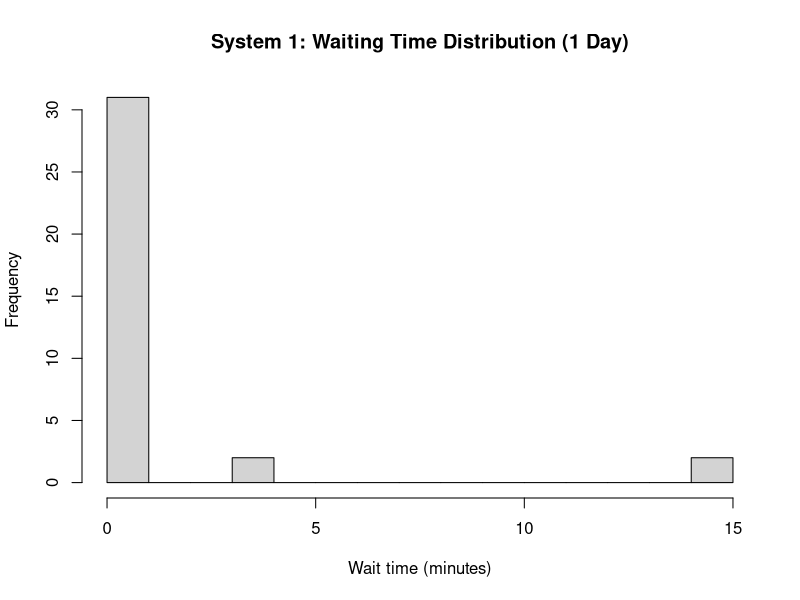
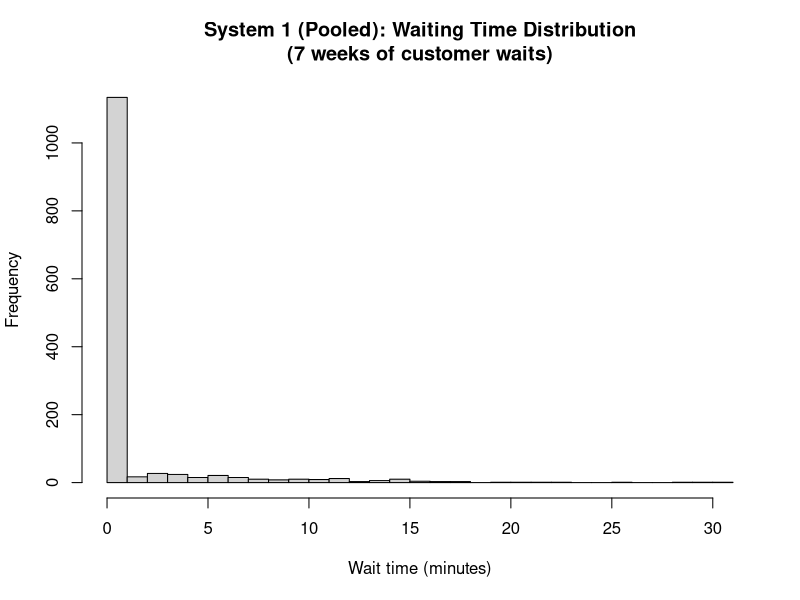
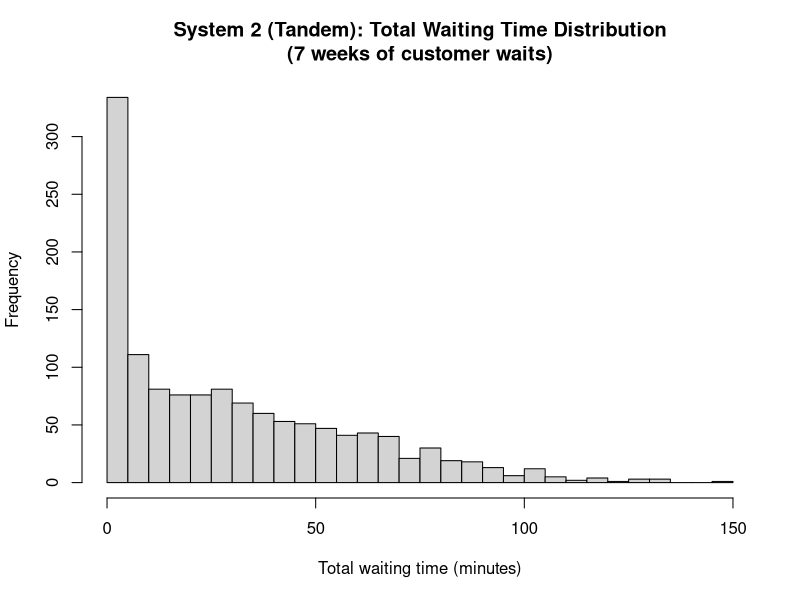
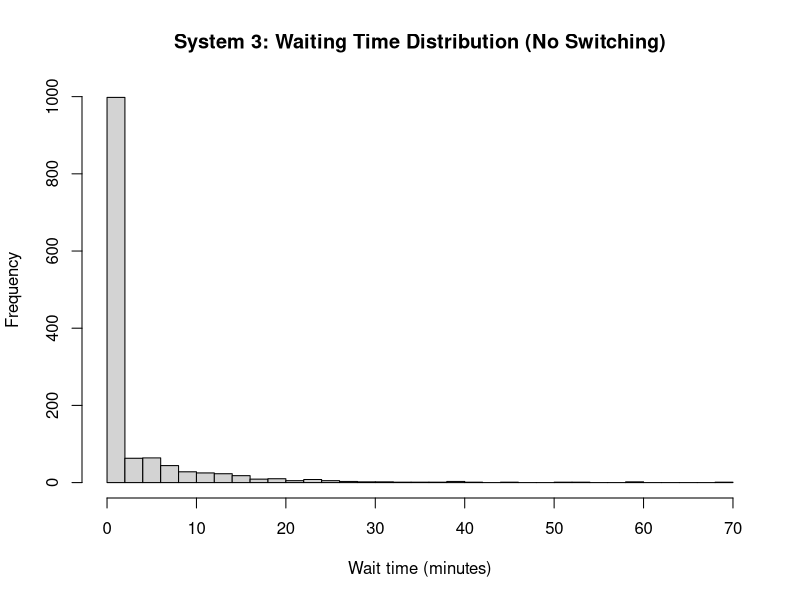
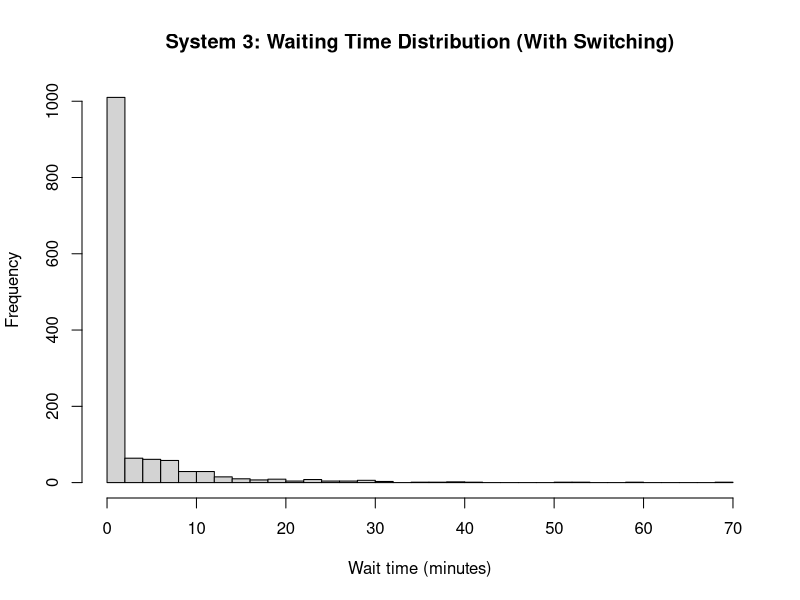

Write the R code that produced these figures, in order.
## ---- chunk 1
# 1) GLOBAL TIME CONSTANTS

# minutes in workday (8am-5pm)
T_END   <- 540 
# 12:00
T_LUNCH_START <- 240 
# 1:00
T_LUNCH_END   <- 300    

rate_per_min <- function(t){
  # piecewise arrival rate (per minute)
  if (t < T_LUNCH_START) return(4/60)
  if (t < T_LUNCH_END)   return(6/60)
  return(4/60)
}


# 2) ARRIVAL GENERATION (EVENT-DRIVEN)

# For piecewise-constant rates: generate next arrival time from current t
next_arrival_time <- function(t_now){
  t <- t_now

  while(TRUE){
    lam <- rate_per_min(t)
    if (lam <= 0) return(Inf)

    # boundary of current segment
    t_bound <- if (t < T_LUNCH_START) T_LUNCH_START else if (t < T_LUNCH_END) T_LUNCH_END else T_END

    # sample exponential interarrival with current lam
    dt <- rexp(1, rate = lam)
    t_candidate <- t + dt

    if (t_candidate < t_bound) {
      return(t_candidate)
    } else {
      # if we hit the boundary before the arrival, move to boundary and try again
      t <- t_bound
      if (t >= T_END) return(Inf)
    }
  }
}

generate_arrivals_one_day <- function(){
  t <- 0
  arr <- c()
  while(TRUE){
    t <- next_arrival_time(t)
    if (!is.finite(t) || t >= T_END) break
    arr <- c(arr, t)
  }
  arr
}


# 3) SERVICE TIME DISTRIBUTION CHOICE

# Lognormal option: mean ~ 10, sd ~ 8 minutes
# Converting (mean, sd) to lognormal parameters:
lognormal_params <- function(mean, sd){
  var <- sd^2
  sigma2 <- log(1 + var/mean^2)
  sigma  <- sqrt(sigma2)
  mu     <- log(mean) - 0.5*sigma2
  list(mu = mu, sigma = sigma)
}

svc_params <- lognormal_params(mean = 10, sd = 8)

sample_service_time <- function(n = 1){
  # returns positive service times in minutes
  rlnorm(n, meanlog = svc_params$mu, sdlog = svc_params$sigma)
}

# 4) EVENT LIST (PRIORITY QUEUE)

# Implement as a data.frame and always pop the smallest time.
add_event <- function(event_list, time, type, server = NA_integer_, cust_id = NA_integer_){
  new <- data.frame(time = time, type = type, server = server, cust_id = cust_id)
  rbind(event_list, new)
}

pop_next_event <- function(event_list){
  idx <- which.min(event_list$time)
  ev  <- event_list[idx, , drop = FALSE]
  event_list <- event_list[-idx, , drop = FALSE]
  list(event = ev, event_list = event_list)
}

## ---- chunk 2
simulate_day_system1 <- function(n_servers = 2, seed = NULL){
  if (!is.null(seed)) set.seed(seed)

  # Customer storage 
  # create customers on the fly as arrivals happen
  customers <- data.frame(
    cust_id = integer(),
    arrival_time = numeric(),
    service_start = numeric(),
    service_end = numeric(),
    wait_time = numeric()
  )

  # System state 
  # pooled FIFO queue of customer IDs
  queue <- integer()
  # if Inf => idle
  busy_until <- rep(Inf, n_servers)   
  server_job <- rep(NA_integer_, n_servers)

  # find an idle server index (or NA if none)
  idle_server <- function(){
    idx <- which(!is.finite(busy_until))[1]
    if (length(idx) == 0) return(NA_integer_)
    idx
  }

  idle_server <- function(){
    idx <- which(busy_until == Inf)[1]
    if (length(idx) == 0) return(NA_integer_)
    idx
  }

  # start service for next customer in queue if server is idle
  start_service_if_possible <- function(t_now, event_list){
    s <- idle_server()
    while (!is.na(s) && length(queue) > 0) {
      cid <- queue[1]
      queue <<- queue[-1]

      st <- t_now
      svc <- sample_service_time(1)
      et <- t_now + svc

      # update customer record
      customers$service_start[customers$cust_id == cid] <<- st
      customers$service_end[customers$cust_id == cid]   <<- et
      customers$wait_time[customers$cust_id == cid]     <<- st - customers$arrival_time[customers$cust_id == cid]

      # update server state
      busy_until[s] <<- et
      server_job[s] <<- cid

      # schedule departure event for this server
      event_list <- add_event(event_list, time = et, type = "depart", server = s, cust_id = cid)

      # check for another idle server
      s <- idle_server()
    }
    event_list
  }

  # Event list initialization
  event_list <- data.frame(time = numeric(), type = character(), server = integer(), cust_id = integer())

  # schedule first arrival
  t_first <- next_arrival_time(0)
  if (is.finite(t_first) && t_first < T_END) {
    event_list <- add_event(event_list, time = t_first, type = "arrival")
  }

  # customer id counter
  next_id <- 1

  # Main event loop 
  while (nrow(event_list) > 0) {
    popped <- pop_next_event(event_list)
    ev <- popped$event
    event_list <- popped$event_list

    t_now <- ev$time
    if (!is.finite(t_now)) break

    # If it is after closing, we stop new arrivals but let service finish. But, since we only schedule arrivals < T_END, that can be ignored here.

    if (ev$type == "arrival") {
      # create new customer
      cid <- next_id
      next_id <- next_id + 1

      customers <- rbind(
        customers,
        data.frame(
          cust_id = cid,
          arrival_time = t_now,
          service_start = NA_real_,
          service_end = NA_real_,
          wait_time = NA_real_
        )
      )

      # join the pooled queue
      queue <- c(queue, cid)

      # schedule next arrival
      t_next <- next_arrival_time(t_now)
      if (is.finite(t_next) && t_next < T_END) {
        event_list <- add_event(event_list, time = t_next, type = "arrival")
      }

      # start service if any server idle
      event_list <- start_service_if_possible(t_now, event_list)

    } else if (ev$type == "depart") {
      s <- ev$server

      # free server
      busy_until[s] <- Inf
      server_job[s] <- NA_integer_

      # immediately start next customer if waiting
      event_list <- start_service_if_possible(t_now, event_list)
    }
  }

  # Return only customers who actually started service (removes weird edge cases)
  customers
}

# Quick summary helper
summarize_waits <- function(customers){
  waits <- customers$wait_time
  waits <- waits[is.finite(waits)]
  list(
    n_customers = length(waits),
    mean_wait = mean(waits),
    median_wait = median(waits),
    p90_wait = unname(quantile(waits, 0.90)),
    p95_wait = unname(quantile(waits, 0.95))
  )
}

## ---- chunk 3
set.seed(1)
cust1 <- simulate_day_system1(n_servers = 2)
summarize_waits(cust1)

# Basic plot: waiting time distribution 
hist(cust1$wait_time, breaks = 20,
     main = "System 1: Waiting Time Distribution (1 Day)",
     xlab = "Wait time (minutes)")

## ---- chunk 4
simulate_week_system1 <- function(n_servers = 2, seed = NULL){
  if (!is.null(seed)) set.seed(seed)

  # simulate 5 independent days (fresh randomness each day)
  days <- vector("list", 5)
  for (d in 1:5){
    days[[d]] <- simulate_day_system1(n_servers = n_servers)
    days[[d]]$day <- d
  }
  do.call(rbind, days)
}

# Run 7 independent weeks and return a list:
# - all customer-level data
# - week-level summaries
# - overall averages
run_system1_experiment <- function(n_weeks = 7, n_servers = 2, seed = 123){
  set.seed(seed)

  all_weeks <- vector("list", n_weeks)
  week_summaries <- data.frame(
    week = integer(),
    mean_wait = numeric(),
    median_wait = numeric(),
    p90_wait = numeric(),
    avg_customers_per_day = numeric(),
    total_wait_minutes_per_day = numeric()
  )

  for (w in 1:n_weeks){
    cust <- simulate_week_system1(n_servers = n_servers)
    cust$week <- w
    all_weeks[[w]] <- cust

    # daily totals for that week
    daily <- aggregate(wait_time ~ day, data = cust, FUN = function(x) sum(x, na.rm = TRUE))
    mean_total_wait_per_day <- mean(daily$wait_time)

    waits <- cust$wait_time
    waits <- waits[is.finite(waits)]

    week_summaries <- rbind(
      week_summaries,
      data.frame(
        week = w,
        mean_wait = mean(waits),
        median_wait = median(waits),
        p90_wait = unname(quantile(waits, 0.90)),
        avg_customers_per_day = nrow(cust)/5,
        total_wait_minutes_per_day = mean_total_wait_per_day
      )
    )
  }

  all_customer_data <- do.call(rbind, all_weeks)

  # Overall averages across the 7 week summaries 
  overall <- data.frame(
    mean_wait = mean(week_summaries$mean_wait),
    median_wait = mean(week_summaries$median_wait),
    p90_wait = mean(week_summaries$p90_wait),
    avg_customers_per_day = mean(week_summaries$avg_customers_per_day),
    total_wait_minutes_per_day = mean(week_summaries$total_wait_minutes_per_day)
  )

  list(
    customers = all_customer_data,
    week_summaries = week_summaries,
    overall = overall
  )
}

## ---- chunk 5
compute_daily_cost <- function(total_wait_minutes_per_day, n_servers, hours_open = 9,
                               wait_cost_per_min = 0.50, server_cost_per_hr = 30){

  waiting_cost <- wait_cost_per_min * total_wait_minutes_per_day
  staffing_cost <- server_cost_per_hr * hours_open * n_servers
  total_cost <- waiting_cost + staffing_cost

  data.frame(
    waiting_cost = waiting_cost,
    staffing_cost = staffing_cost,
    total_cost = total_cost
  )
}
## ---- chunk 6
res1 <- run_system1_experiment(n_weeks = 7, n_servers = 2, seed = 1)

res1$overall

# Total expected daily cost (using the averaged daily total wait)
cost1 <- compute_daily_cost(
  total_wait_minutes_per_day = res1$overall$total_wait_minutes_per_day,
  n_servers = 2
)
cost1

# Plot: waiting time distribution
hist(res1$customers$wait_time, breaks = 30,
     main = "System 1 (Pooled): Waiting Time Distribution\n(7 weeks of customer waits)",
     xlab = "Wait time (minutes)")

## ---- chunk 7
simulate_day_system2 <- function(seed = NULL){
  if (!is.null(seed)) set.seed(seed)

  # Customer storage
  customers <- data.frame(
    cust_id = integer(),
    arrival_time = numeric(),
    s1_start = numeric(), s1_end = numeric(), wait1 = numeric(),
    s2_start = numeric(), s2_end = numeric(), wait2 = numeric(),
    total_wait = numeric(),
    total_time_in_system = numeric()
  )

  # Two FIFO queues 
  q1 <- integer()
  q2 <- integer()

  # Server states (single server at each stage)
  s1_busy_until <- Inf
  s1_job <- NA_integer_

  s2_busy_until <- Inf
  s2_job <- NA_integer_

  s1_idle <- function() s1_busy_until == Inf
  s2_idle <- function() s2_busy_until == Inf

  # Event list 
  event_list <- data.frame(time = numeric(), type = character(), server = integer(), cust_id = integer())

  # customer id counter
  next_id <- 1

  # helper: start service at server 1 if possible 
  start_s1_if_possible <- function(t_now, event_list){
    if (s1_idle() && length(q1) > 0) {
      cid <- q1[1]; q1 <<- q1[-1]

      st <- t_now
      svc <- sample_service_time(1)
      et <- t_now + svc

      customers$s1_start[customers$cust_id == cid] <<- st
      customers$s1_end[customers$cust_id == cid]   <<- et
      customers$wait1[customers$cust_id == cid]    <<- st - customers$arrival_time[customers$cust_id == cid]

      s1_busy_until <<- et
      s1_job <<- cid

      event_list <- add_event(event_list, time = et, type = "depart1", server = 1, cust_id = cid)
    }
    event_list
  }

  # helper: start service at server 2 if possible 
  start_s2_if_possible <- function(t_now, event_list){
    if (s2_idle() && length(q2) > 0) {
      cid <- q2[1]; q2 <<- q2[-1]

      st <- t_now
      svc <- sample_service_time(1)
      et <- t_now + svc

      customers$s2_start[customers$cust_id == cid] <<- st
      customers$s2_end[customers$cust_id == cid]   <<- et
      customers$wait2[customers$cust_id == cid]    <<- st - customers$s1_end[customers$cust_id == cid]

      # total wait and total time in system now known
      customers$total_wait[customers$cust_id == cid] <<-
        customers$wait1[customers$cust_id == cid] + customers$wait2[customers$cust_id == cid]

      customers$total_time_in_system[customers$cust_id == cid] <<- et - customers$arrival_time[customers$cust_id == cid]

      s2_busy_until <<- et
      s2_job <<- cid

      event_list <- add_event(event_list, time = et, type = "depart2", server = 2, cust_id = cid)
    }
    event_list
  }

  # Schedule first arrival
  t_first <- next_arrival_time(0)
  if (is.finite(t_first) && t_first < T_END) {
    event_list <- add_event(event_list, time = t_first, type = "arrival")
  }

  # Main event loop 
  while (nrow(event_list) > 0) {
    popped <- pop_next_event(event_list)
    ev <- popped$event
    event_list <- popped$event_list
    t_now <- ev$time

    if (ev$type == "arrival") {
      cid <- next_id
      next_id <- next_id + 1

      customers <- rbind(
        customers,
        data.frame(
          cust_id = cid,
          arrival_time = t_now,
          s1_start = NA_real_, s1_end = NA_real_, wait1 = NA_real_,
          s2_start = NA_real_, s2_end = NA_real_, wait2 = NA_real_,
          total_wait = NA_real_,
          total_time_in_system = NA_real_
        )
      )

      # join queue 1
      q1 <- c(q1, cid)

      # schedule next arrival
      t_next <- next_arrival_time(t_now)
      if (is.finite(t_next) && t_next < T_END) {
        event_list <- add_event(event_list, time = t_next, type = "arrival")
      }

      # start service at s1 if idle
      event_list <- start_s1_if_possible(t_now, event_list)

    } else if (ev$type == "depart1") {
      # server 1 finishes; customer moves to queue 2
      s1_busy_until <- Inf
      s1_job <- NA_integer_

      cid <- ev$cust_id
      q2 <- c(q2, cid)

      # immediately try starting s1 (next in q1) and s2 (from q2)
      event_list <- start_s1_if_possible(t_now, event_list)
      event_list <- start_s2_if_possible(t_now, event_list)

    } else if (ev$type == "depart2") {
      # server 2 finishes, customer exits system
      s2_busy_until <- Inf
      s2_job <- NA_integer_

      # start next at s2 if possible
      event_list <- start_s2_if_possible(t_now, event_list)
    }
  }

  customers
}
## ---- chunk 8
simulate_week_system2 <- function(seed = NULL){
  if (!is.null(seed)) set.seed(seed)

  days <- vector("list", 5)
  for (d in 1:5){
    days[[d]] <- simulate_day_system2()
    days[[d]]$day <- d
  }
  do.call(rbind, days)
}

run_system2_experiment <- function(n_weeks = 7, seed = 123){
  set.seed(seed)

  all_weeks <- vector("list", n_weeks)
  week_summaries <- data.frame(
    week = integer(),
    mean_total_wait = numeric(),
    p90_total_wait = numeric(),
    mean_time_in_system = numeric(),
    avg_customers_per_day = numeric(),
    total_wait_minutes_per_day = numeric()
  )

  for (w in 1:n_weeks){
    cust <- simulate_week_system2()
    cust$week <- w
    all_weeks[[w]] <- cust

    # total waiting minutes per day (sum total_wait within each day)
    daily_totals <- aggregate(total_wait ~ day, data = cust, FUN = function(x) sum(x, na.rm = TRUE))
    mean_total_wait_per_day <- mean(daily_totals$total_wait)

    waits <- cust$total_wait
    waits <- waits[is.finite(waits)]

    tis <- cust$total_time_in_system
    tis <- tis[is.finite(tis)]

    week_summaries <- rbind(
      week_summaries,
      data.frame(
        week = w,
        mean_total_wait = mean(waits),
        p90_total_wait = unname(quantile(waits, 0.90)),
        mean_time_in_system = mean(tis),
        avg_customers_per_day = nrow(cust)/5,
        total_wait_minutes_per_day = mean_total_wait_per_day
      )
    )
  }

  all_customer_data <- do.call(rbind, all_weeks)

  overall <- data.frame(
    mean_total_wait = mean(week_summaries$mean_total_wait),
    p90_total_wait = mean(week_summaries$p90_total_wait),
    mean_time_in_system = mean(week_summaries$mean_time_in_system),
    avg_customers_per_day = mean(week_summaries$avg_customers_per_day),
    total_wait_minutes_per_day = mean(week_summaries$total_wait_minutes_per_day)
  )

  list(
    customers = all_customer_data,
    week_summaries = week_summaries,
    overall = overall
  )
}

## ---- chunk 9
res2 <- run_system2_experiment(n_weeks = 7, seed = 1)
res2$overall

# Daily cost: still 2 servers total (one at each stage), 9 hours/day
cost2 <- compute_daily_cost(
  total_wait_minutes_per_day = res2$overall$total_wait_minutes_per_day,
  n_servers = 2
)
cost2

# Plot: distribution of total waiting time
hist(res2$customers$total_wait, breaks = 30,
     main = "System 2 (Tandem): Total Waiting Time Distribution\n(7 weeks of customer waits)",
     xlab = "Total waiting time (minutes)")

## ---- chunk 10
simulate_day_system3 <- function(switching = FALSE, switch_threshold = 2, seed = NULL){
  if (!is.null(seed)) set.seed(seed)

  customers <- data.frame(
    cust_id = integer(),
    arrival_time = numeric(),
    service_start = numeric(),
    service_end = numeric(),
    wait_time = numeric(),
    chosen_line = integer()
  )

  # Two separate FIFO queues (store customer IDs)
  q <- list(integer(), integer())

  # Two servers
  busy_until <- c(Inf, Inf)
  server_job <- c(NA_integer_, NA_integer_)

  is_idle <- function(s) busy_until[s] == Inf

  # Event list
  event_list <- data.frame(time = numeric(), type = character(), server = integer(), cust_id = integer())

  next_id <- 1

  # Choose a line at arrival: shorter queue (tie-break random)
  choose_line <- function(){
    len1 <- length(q[[1]])
    len2 <- length(q[[2]])
    if (len1 < len2) return(1L)
    if (len2 < len1) return(2L)
    sample(c(1L, 2L), 1) # tie
  }

  # Start service for a given server if idle and its queue nonempty
  start_service <- function(t_now, s, event_list){
    if (is_idle(s) && length(q[[s]]) > 0){
      cid <- q[[s]][1]
      q[[s]] <<- q[[s]][-1]

      st <- t_now
      svc <- sample_service_time(1)
      et <- t_now + svc

      customers$service_start[customers$cust_id == cid] <<- st
      customers$service_end[customers$cust_id == cid]   <<- et
      customers$wait_time[customers$cust_id == cid]     <<- st - customers$arrival_time[customers$cust_id == cid]

      busy_until[s] <<- et
      server_job[s] <<- cid

      event_list <- add_event(event_list, time = et, type = "depart", server = s, cust_id = cid)
    }
    event_list
  }

  # Hard feature: allow switching after a departure event
  do_switching_if_needed <- function(){
    len1 <- length(q[[1]])
    len2 <- length(q[[2]])
    diff <- abs(len1 - len2)

    if (diff >= switch_threshold){
      longer <- if (len1 > len2) 1L else 2L
      shorter <- if (longer == 1L) 2L else 1L

      # move last person from longer to end of shorter
      mover <- tail(q[[longer]], 1)
      q[[longer]] <<- q[[longer]][-length(q[[longer]])]
      q[[shorter]] <<- c(q[[shorter]], mover)
    }
  }

  # schedule first arrival
  t_first <- next_arrival_time(0)
  if (is.finite(t_first) && t_first < T_END){
    event_list <- add_event(event_list, time = t_first, type = "arrival")
  }

  # main loop
  while (nrow(event_list) > 0){
    popped <- pop_next_event(event_list)
    ev <- popped$event
    event_list <- popped$event_list
    t_now <- ev$time

    if (ev$type == "arrival"){
      cid <- next_id
      next_id <- next_id + 1

      line <- choose_line()

      customers <- rbind(
        customers,
        data.frame(
          cust_id = cid,
          arrival_time = t_now,
          service_start = NA_real_,
          service_end = NA_real_,
          wait_time = NA_real_,
          chosen_line = line
        )
      )

      # join that line
      q[[line]] <- c(q[[line]], cid)

      # schedule next arrival
      t_next <- next_arrival_time(t_now)
      if (is.finite(t_next) && t_next < T_END){
        event_list <- add_event(event_list, time = t_next, type = "arrival")
      }

      # try starting service on that line if its server is idle
      event_list <- start_service(t_now, line, event_list)

      # if the other server is idle, it can start too
      other <- if (line == 1L) 2L else 1L
      event_list <- start_service(t_now, other, event_list)

    } else if (ev$type == "depart"){
      s <- ev$server

      # free server s
      busy_until[s] <- Inf
      server_job[s] <- NA_integer_

      # optional switching happens at service completions
      if (switching) do_switching_if_needed()

      # start service on both servers if possible
      event_list <- start_service(t_now, 1, event_list)
      event_list <- start_service(t_now, 2, event_list)
    }
  }

  customers
}

## ---- chunk 11
simulate_week_system3 <- function(switching = FALSE, switch_threshold = 2, seed = NULL){
  if (!is.null(seed)) set.seed(seed)

  days <- vector("list", 5)
  for (d in 1:5){
    days[[d]] <- simulate_day_system3(switching = switching, switch_threshold = switch_threshold)
    days[[d]]$day <- d
  }
  do.call(rbind, days)
}

run_system3_experiment <- function(n_weeks = 7, switching = FALSE, switch_threshold = 2, seed = 123){
  set.seed(seed)

  all_weeks <- vector("list", n_weeks)
  week_summaries <- data.frame(
    week = integer(),
    mean_wait = numeric(),
    p90_wait = numeric(),
    avg_customers_per_day = numeric(),
    total_wait_minutes_per_day = numeric()
  )

  for (w in 1:n_weeks){
    cust <- simulate_week_system3(switching = switching, switch_threshold = switch_threshold)
    cust$week <- w
    all_weeks[[w]] <- cust

    daily_totals <- aggregate(wait_time ~ day, data = cust, FUN = function(x) sum(x, na.rm = TRUE))
    mean_total_wait_per_day <- mean(daily_totals$wait_time)

    waits <- cust$wait_time
    waits <- waits[is.finite(waits)]

    week_summaries <- rbind(
      week_summaries,
      data.frame(
        week = w,
        mean_wait = mean(waits),
        p90_wait = unname(quantile(waits, 0.90)),
        avg_customers_per_day = nrow(cust)/5,
        total_wait_minutes_per_day = mean_total_wait_per_day
      )
    )
  }

  all_customer_data <- do.call(rbind, all_weeks)

  overall <- data.frame(
    mean_wait = mean(week_summaries$mean_wait),
    p90_wait = mean(week_summaries$p90_wait),
    avg_customers_per_day = mean(week_summaries$avg_customers_per_day),
    total_wait_minutes_per_day = mean(week_summaries$total_wait_minutes_per_day)
  )

  list(customers = all_customer_data, week_summaries = week_summaries, overall = overall)
}

## ---- chunk 12
# No switching
res3_no <- run_system3_experiment(n_weeks = 7, switching = FALSE, seed = 1)
res3_no$overall
cost3_no <- compute_daily_cost(res3_no$overall$total_wait_minutes_per_day, n_servers = 2)
cost3_no

# With switching 
res3_sw <- run_system3_experiment(n_weeks = 7, switching = TRUE, switch_threshold = 2, seed = 1)
res3_sw$overall
cost3_sw <- compute_daily_cost(res3_sw$overall$total_wait_minutes_per_day, n_servers = 2)
cost3_sw

# plot (distribution comparison)
hist(res3_no$customers$wait_time, breaks = 30,
     main = "System 3: Waiting Time Distribution (No Switching)",
     xlab = "Wait time (minutes)")

hist(res3_sw$customers$wait_time, breaks = 30,
     main = "System 3: Waiting Time Distribution (With Switching)",
     xlab = "Wait time (minutes)")

